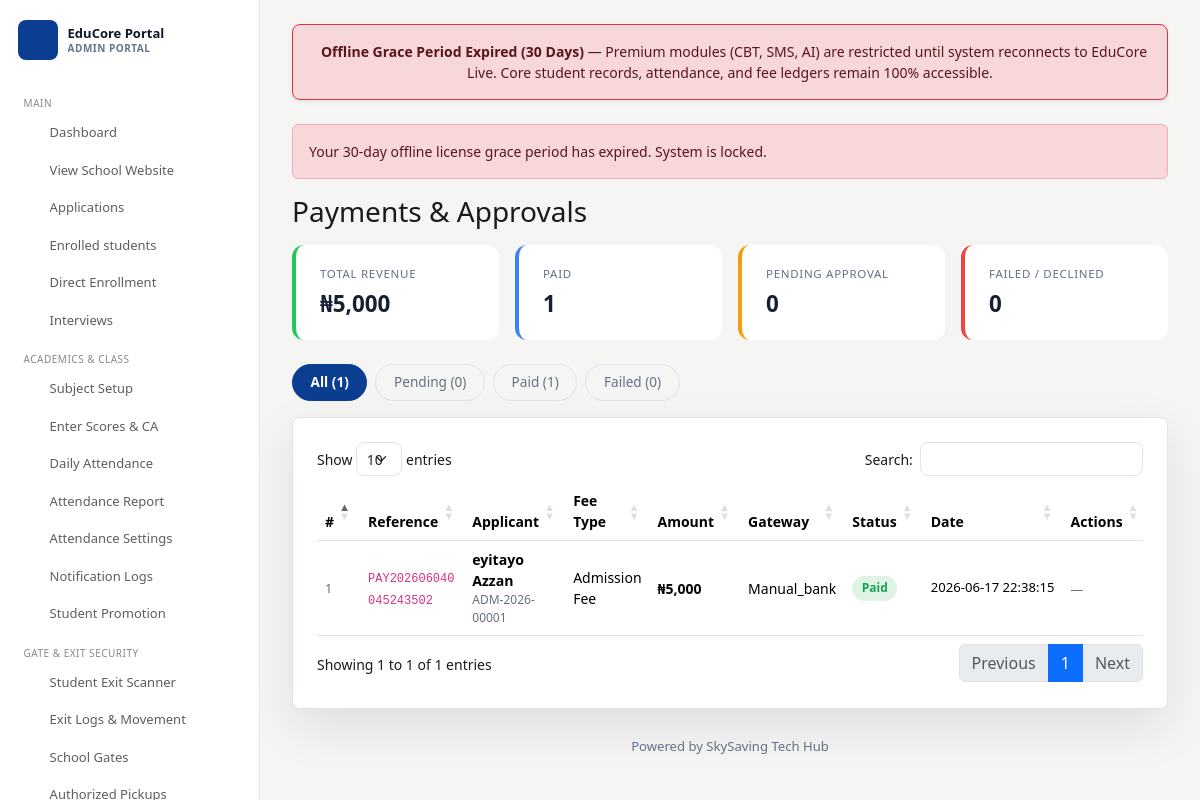
The app's page /admin/payments (signed in) with its own data.
### tables this page shows
CREATE TABLE `payments` (
  `id` int unsigned NOT NULL AUTO_INCREMENT,
  `school_id` int unsigned NOT NULL DEFAULT '1',
  `applicant_id` int unsigned NOT NULL,
  `transaction_reference` varchar(120) NOT NULL,
  `amount` decimal(12,2) NOT NULL,
  `payment_status` enum('Pending','Paid','Failed') NOT NULL DEFAULT 'Pending',
  `gateway` varchar(50) DEFAULT NULL,
  `gateway_response` longtext,
  `fee_type` enum('admission_fee','acceptance_fee','enrollment_fee') NOT NULL DEFAULT 'admission_fee',
  `payment_date` datetime DEFAULT NULL,
  `created_at` datetime NOT NULL,
  `updated_at` datetime DEFAULT NULL,
  `approved_by` int unsigned DEFAULT NULL,
  `approval_notes` text,
  `approved_at` datetime DEFAULT NULL,
  PRIMARY KEY (`id`),
  UNIQUE KEY `transaction_reference` (`transaction_reference`),
  KEY `fk_payments_applicant` (`applicant_id`),
  KEY `idx_payment_status` (`payment_status`),
  KEY `fk_payments_admin` (`approved_by`),
  KEY `idx_payment_reference` (`transaction_reference`),
  KEY `idx_payments_school` (`school_id`),
  CONSTRAINT `fk_payments_admin` FOREIGN KEY (`approved_by`) REFERENCES `admins` (`id`) ON DELETE SET NULL,
  CONSTRAINT `fk_payments_applicant` FOREIGN KEY (`applicant_id`) REFERENCES `applicants` (`id`) ON DELETE CASCADE
);

CREATE TABLE `applicants` (
  `id` int unsigned NOT NULL AUTO_INCREMENT,
  `school_id` int unsigned NOT NULL DEFAULT '1',
  `application_number` varchar(24) NOT NULL,
  `admission_type` varchar(60) NOT NULL DEFAULT 'General',
  `admission_number` varchar(30) DEFAULT NULL,
  `student_username` varchar(40) DEFAULT NULL,
  `first_name` varchar(80) NOT NULL,
  `middle_name` varchar(80) DEFAULT NULL,
  `last_name` varchar(80) NOT NULL,
  `gender` enum('Male','Female') NOT NULL,
  `date_of_birth` date NOT NULL,
  `state_of_origin` varchar(80) NOT NULL,
  `local_government` varchar(100) DEFAULT NULL,
  `nationality` varchar(80) NOT NULL,
  `religion` varchar(80) DEFAULT NULL,
  `home_address` text NOT NULL,
  `parent_name` varchar(120) NOT NULL,
  `parent_phone` varchar(40) NOT NULL,
  `parent_email` varchar(150) NOT NULL,
  `father_name` varchar(140) DEFAULT NULL,
  `mother_name` varchar(140) DEFAULT NULL,
  `guardian_name` varchar(140) DEFAULT NULL,
  `parent_occupation` varchar(140) DEFAULT NULL,
  `class_id` int unsigned DEFAULT NULL,
  `previous_school` varchar(180) DEFAULT NULL,
  `previous_class` varchar(80) DEFAULT NULL,
  `blood_group` varchar(20) DEFAULT NULL,
  `allergies` text,
  `special_needs` text,
  `emergency_name` varchar(140) DEFAULT NULL,
  `emergency_relationship` varchar(80) DEFAULT NULL,
  `emergency_phone` varchar(40) DEFAULT NULL,
  `passport_photo` varchar(255) DEFAULT NULL,
  `birth_certificate` varchar(255) DEFAULT NULL,
  `previous_result` varchar(255) DEFAULT NULL,
  `testimonial` varchar(255) DEFAULT NULL,
  `recommendation_letter` varchar(255) DEFAULT NULL,
  `status` enum('Pending','Submitted','Under Review','Awaiting Exam','Exam Completed','Interview Scheduled','Approved','Rejected','Enrolled','Terminated') NOT NULL DEFAULT 'Submitted',
  `admission_status` enum('Pending','Offered','Rejected','Terminated','Enrolled') NOT NULL DEFAULT 'Pending',
  `enrollment_status` enum('Pending','In Progress','Completed') NOT NULL DEFAULT 'Pending',
  `enrolled_at` datetime DEFAULT NULL,
  `created_at` datetime NOT NULL,
  `updated_at` datetime DEFAULT NULL,
  `qr_code` varchar(255) DEFAULT NULL,
  `qr_data` varchar(100) DEFAULT NULL,
  `student_status` enum('Active','Suspended','Graduated','Transferred','Withdrawn') NOT NULL DEFAULT 'Active',
  `student_login_created_at` datetime DEFAULT NULL,
  PRIMARY KEY (`id`),
  UNIQUE KEY `application_number` (`application_number`),
  UNIQUE KEY `admission_number` (`admission_number`),
  UNIQUE KEY `student_username` (`student_username`),
  KEY `fk_applicants_class` (`class_id`),
  KEY `idx_app_number` (`application_number`),
  KEY `idx_app_status` (`status`),
  KEY `idx_app_created` (`created_at`),
  KEY `idx_app_parent_phone` (`parent_phone`),
  KEY `idx_app_email` (`parent_email`),
  KEY `idx_applicants_school` (`school_id`),
  CONSTRAINT `fk_applicants_class` FOREIGN KEY (`class_id`) REFERENCES `classes` (`id`) ON DELETE SET NULL
);

### views/admin/payments.php (the view, shortened to what the rows shown need)
<?php
$totalRevenue = array_sum(array_column(array_filter($payments, fn($p) => $p['payment_status'] === 'Paid'), 'amount'));
$totalPending = count(array_filter($payments, fn($p) => $p['payment_status'] === 'Pending'));
$totalPaid    = count(array_filter($payments, fn($p) => $p['payment_status'] === 'Paid'));
$totalFailed  = count(array_filter($payments, fn($p) => $p['payment_status'] === 'Failed'));
?>
<div class="d-flex justify-content-between align-items-center mb-3">
    <h1 class="h3 mb-0">Payments &amp; Approvals</h1>
</div>
<div class="pay-stat-grid">
    <div class="pay-stat revenue">
        <span class="ps-label">Total Revenue</span>
        <span class="ps-val">&#8358;<?= number_format($totalRevenue) ?></span>
    </div>
    <div class="pay-stat paid">
        <span class="ps-label">Paid</span>
        <span class="ps-val"><?= $totalPaid ?></span>
    </div>
    <div class="pay-stat pending">
        <span class="ps-label">Pending Approval</span>
        <span class="ps-val"><?= $totalPending ?></span>
    </div>
    <div class="pay-stat failed">
        <span class="ps-label">Failed / Declined</span>
        <span class="ps-val"><?= $totalFailed ?></span>
    </div>
</div>
<div class="pay-tabs" id="payTabs">
    <button class="pay-tab active" data-filter="all">All (<?= count($payments) ?>)</button>
    <button class="pay-tab" data-filter="pending">Pending (<?= $totalPending ?>)</button>
    <button class="pay-tab" data-filter="paid">Paid (<?= $totalPaid ?>)</button>
    <button class="pay-tab" data-filter="failed">Failed (<?= $totalFailed ?>)</button>
</div>
<div class="panel">
    <div class="table-responsive">
        <table class="table align-middle data-table" id="paymentsTable">
            <thead>
                <tr>
                    <th>#</th>
                    <th>Reference</th>
                    <th>Applicant</th>
                    <th>Fee Type</th>
                    <th>Amount</th>
                    <th>Gateway</th>
                    <th>Status</th>
                    <th>Date</th>
                    <th>Actions</th>
                </tr>
            </thead>
            <tbody>
            <?php foreach ($payments as $i => $p): ?>
                <tr data-status="<?= strtolower(e($p['payment_status'])) ?>">
                    <td style="color:var(--muted);font-size:.8rem"><?= $i + 1 ?></td>
                    <td><code style="font-size:.75rem;word-break:break-all"><?= e($p['transaction_reference']) ?></code></td>
                    <td>
                        <div style="font-weight:600;font-size:.88rem"><?= e($p['first_name'] . ' ' . $p['last_name']) ?></div>
                        <div style="font-size:.75rem;color:var(--muted)"><?= e($p['application_number']) ?></div>
                    </td>
                    <td><?= e(ucwords(str_replace('_', ' ', $p['fee_type'] ?? 'admission_fee'))) ?></td>
                    <td style="font-weight:600">&#8358;<?= number_format((float) $p['amount']) ?></td>
                    <td><?= e(ucfirst($p['gateway'] ?? 'paystack')) ?></td>
                    <td>
                        <span class="badge-status <?= strtolower(e($p['payment_status'])) ?>">
                            <?= e($p['payment_status']) ?>
                        </span>
                    </td>
                    <td style="font-size:.82rem;white-space:nowrap"><?= e($p['payment_date'] ?? $p['created_at']) ?></td>
                    <td style="white-space:nowrap">
                        <?php if ($p['payment_status'] === 'Pending'): ?>
                            <button class="action-btn approve"
                                onclick="openApprovalModal(<?= (int)$p['id'] ?>, '<?= addslashes(e($p['transaction_reference'])) ?>', '<?= addslashes(e($p['first_name'].' '.$p['last_name'])) ?>', <?= (float)$p['amount'] ?>)">
                                ✓ Approve
                            </button>
                            <button class="action-btn reject"
                                onclick="openRejectModal(<?= (int)$p['id'] ?>, '<?= addslashes(e($p['transaction_reference'])) ?>', '<?= addslashes(e($p['first_name'].' '.$p['last_name'])) ?>')">
                                ✕ Reject
                            </button>
                        <?php else: ?>
                            <span style="color:var(--muted);font-size:.8rem">&#8212;</span>
                        <?php endif; ?>
                    </td>
                </tr>
            <?php endforeach; ?>
            </tbody>
        </table>
    </div>
</div>

### records on screen
payments: payment_status "5,000", payment_status "1", payment_status "0", transaction_reference "PAY202606040045243502", applicant.last_name "eyitayo Azzan", applicant.application_number "ADM-2026-00001", fee_type "Admission Fee", amount "5,000", gateway "Manual_bank", payment_status "Paid", payment_date "2026-06-17 22:38:15"

### other values on screen
setting('school_name', 'EduCore Portal') "EduCore Portal"
$info['grace_period_days'] "30"
$flash['message'] "Your 30-day offline license grace period has expired. System is locked."
count($payments) "1"
